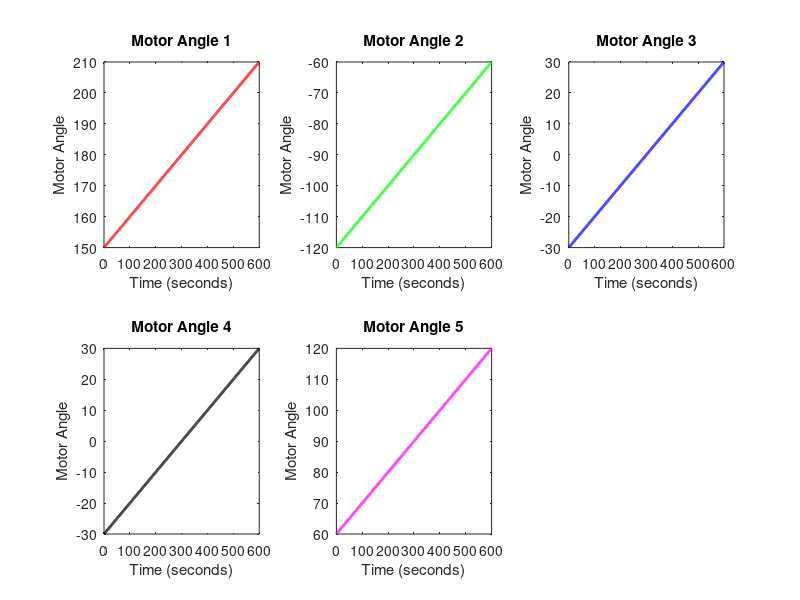
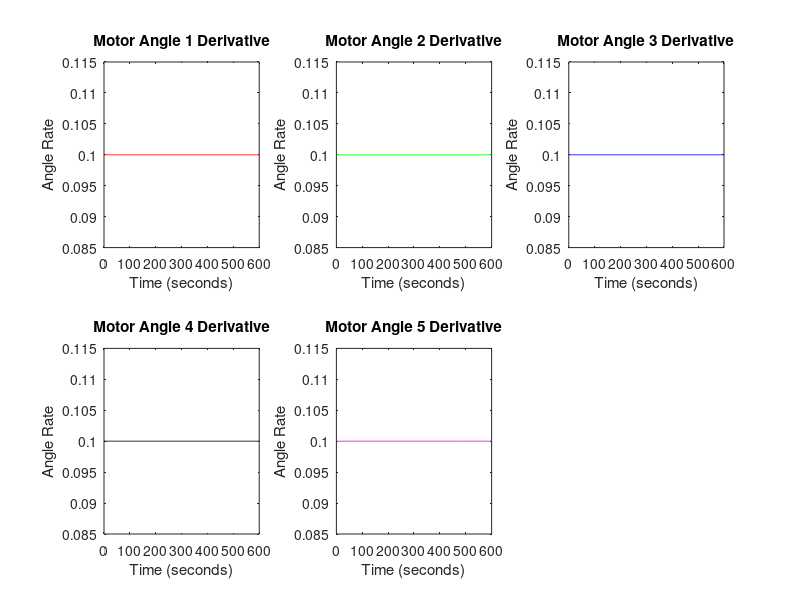
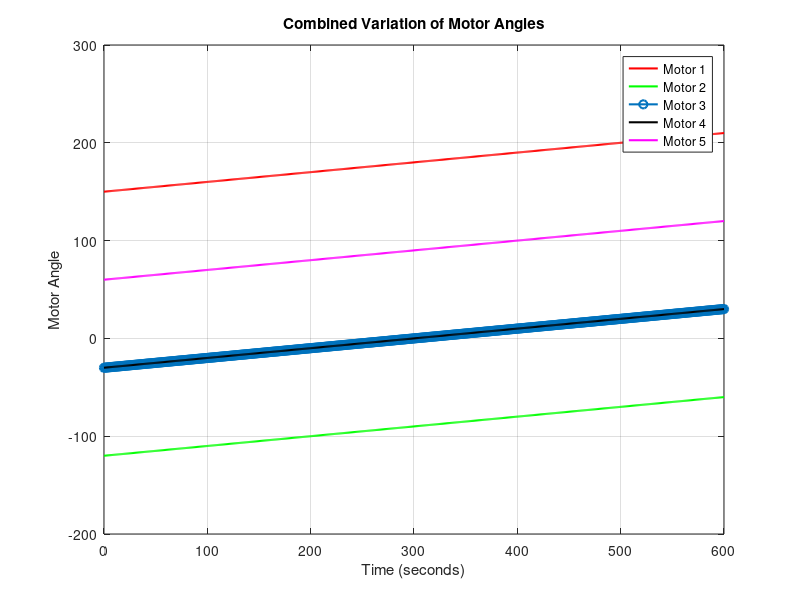

These charts were generated, in order, by the following MATLAB code:
clc;
clear;
close all;

% Define joint ranges
joint1_range = 150:210;
joint2_range = -120:-60;
joint3_range = -30:30;
joint4_range = -30:30;
joint5_range = 60:120;

% Time vector from 0 to 600 seconds with a step size of 1 second
time = 0:1:600;

% Generate motor angles for each joint
motor_angle1 = linspace(joint1_range(1), joint1_range(end), numel(time))';
motor_angle2 = linspace(joint2_range(1), joint2_range(end), numel(time))';
motor_angle3 = linspace(joint3_range(1), joint3_range(end), numel(time))';
motor_angle4 = linspace(joint4_range(1), joint4_range(end), numel(time))';
motor_angle5 = linspace(joint5_range(1), joint5_range(end), numel(time))';

% Plot joint angles
figure;

subplot(2, 3, 1);
plot(time, motor_angle1, 'r', 'LineWidth', 2);
title('Motor Angle 1');
xlabel('Time (seconds)');
ylabel('Motor Angle');

subplot(2, 3, 2);
plot(time, motor_angle2, 'g', 'LineWidth', 2);
title('Motor Angle 2');
xlabel('Time (seconds)');
ylabel('Motor Angle');

subplot(2, 3, 3);
plot(time, motor_angle3, 'b', 'LineWidth', 2);
title('Motor Angle 3');
xlabel('Time (seconds)');
ylabel('Motor Angle');

subplot(2, 3, 4);
plot(time, motor_angle4, 'k', 'LineWidth', 2);
title('Motor Angle 4');
xlabel('Time (seconds)');
ylabel('Motor Angle');

subplot(2, 3, 5);
plot(time, motor_angle5, 'm', 'LineWidth', 2);
title('Motor Angle 5');
xlabel('Time (seconds)');
ylabel('Motor Angle');

% Calculate derivatives
dt = time(2) - time(1);
motor_angle1_derivative = gradient(motor_angle1, dt);
motor_angle2_derivative = gradient(motor_angle2, dt);
motor_angle3_derivative = gradient(motor_angle3, dt);
motor_angle4_derivative = gradient(motor_angle4, dt);
motor_angle5_derivative = gradient(motor_angle5, dt);

% Plot derivatives
figure;

subplot(2, 3, 1);
plot(time, motor_angle1_derivative, 'r', 'LineWidth', 0.5);
title('Motor Angle 1 Derivative');
xlabel('Time (seconds)');
ylabel('Angle Rate');

subplot(2, 3, 2);
plot(time, motor_angle2_derivative, 'g', 'LineWidth', 0.5);
title('Motor Angle 2 Derivative');
xlabel('Time (seconds)');
ylabel('Angle Rate');

subplot(2, 3, 3);
plot(time, motor_angle3_derivative, 'b', 'LineWidth', 0.5);
title('Motor Angle 3 Derivative');
xlabel('Time (seconds)');
ylabel('Angle Rate');

subplot(2, 3, 4);
plot(time, motor_angle4_derivative, 'k', 'LineWidth', 0.5);
title('Motor Angle 4 Derivative');
xlabel('Time (seconds)');
ylabel('Angle Rate');

subplot(2, 3, 5);
plot(time, motor_angle5_derivative, 'm', 'LineWidth', 0.5);
title('Motor Angle 5 Derivative');
xlabel('Time (seconds)');
ylabel('Angle Rate');

% Plot combined variation of motor angles
figure;

plot(time, motor_angle1, 'r', 'LineWidth', 1.5, 'DisplayName', 'Motor 1');
hold on;
plot(time, motor_angle2, 'g', 'LineWidth', 1.5, 'DisplayName', 'Motor 2');
plot(time, motor_angle3, 'o-', 'LineWidth', 1.5, 'DisplayName', 'Motor 3');
plot(time, motor_angle4, 'k', 'LineWidth', 1.5, 'DisplayName', 'Motor 4');
plot(time, motor_angle5, 'm', 'LineWidth', 1.5, 'DisplayName', 'Motor 5');

title('Combined Variation of Motor Angles');
xlabel('Time (seconds)');
ylabel('Motor Angle');
legend('Location', 'Best');
grid on;
hold off;
